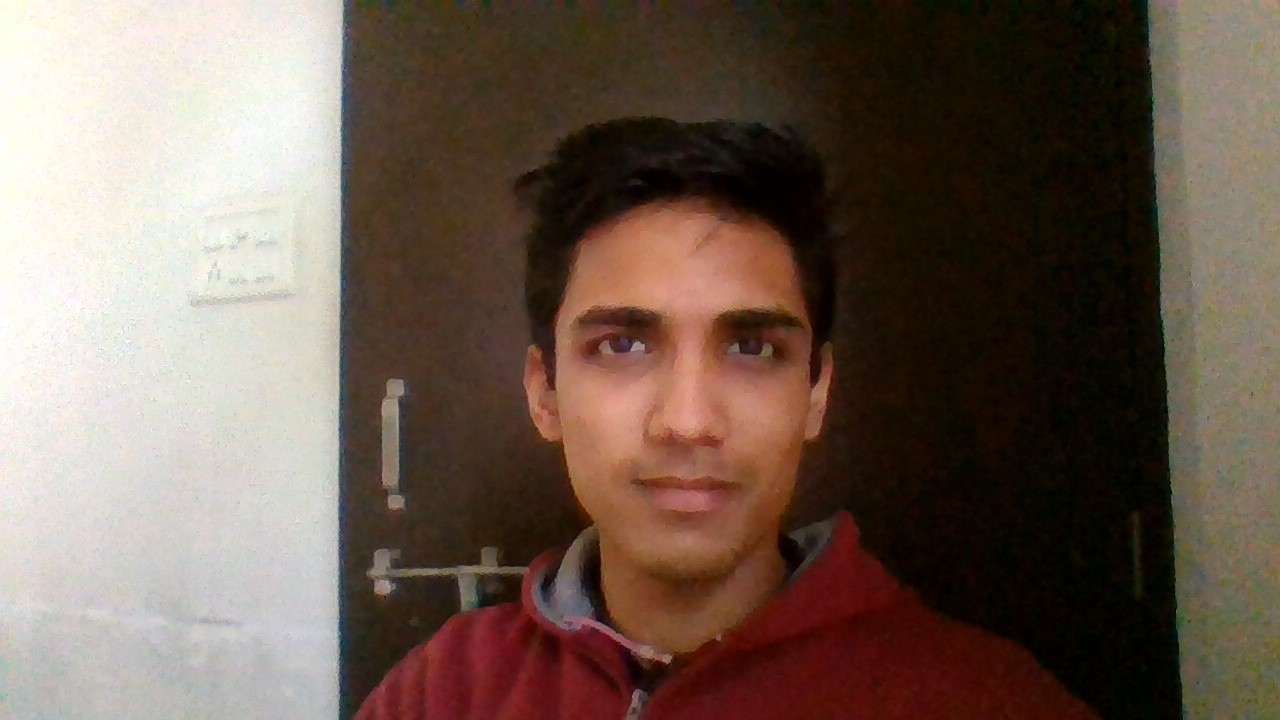
#> input picture image.jpg, 1280 x 720 px
$ python main.py
#> lines starting #> are read from the running program, lines starting #| are printed output that depends on the picture; after the words box and inside, x2 and y2 are one past the last pixel; in counts of white or black regions, pixels touching at a corner belong together
import cv2

eye_cascade = cv2.CascadeClassifier('haarcascade_eye.xml')

face_cascade = cv2.CascadeClassifier('haarcascade_frontalface_default.xml')


img = cv2.imread('image.jpg')
#> img is the input picture: shape (720, 1280, 3); mean B, G, R 82.6, 93.9, 111.3

gray = cv2.cvtColor(img, cv2.COLOR_BGR2GRAY)
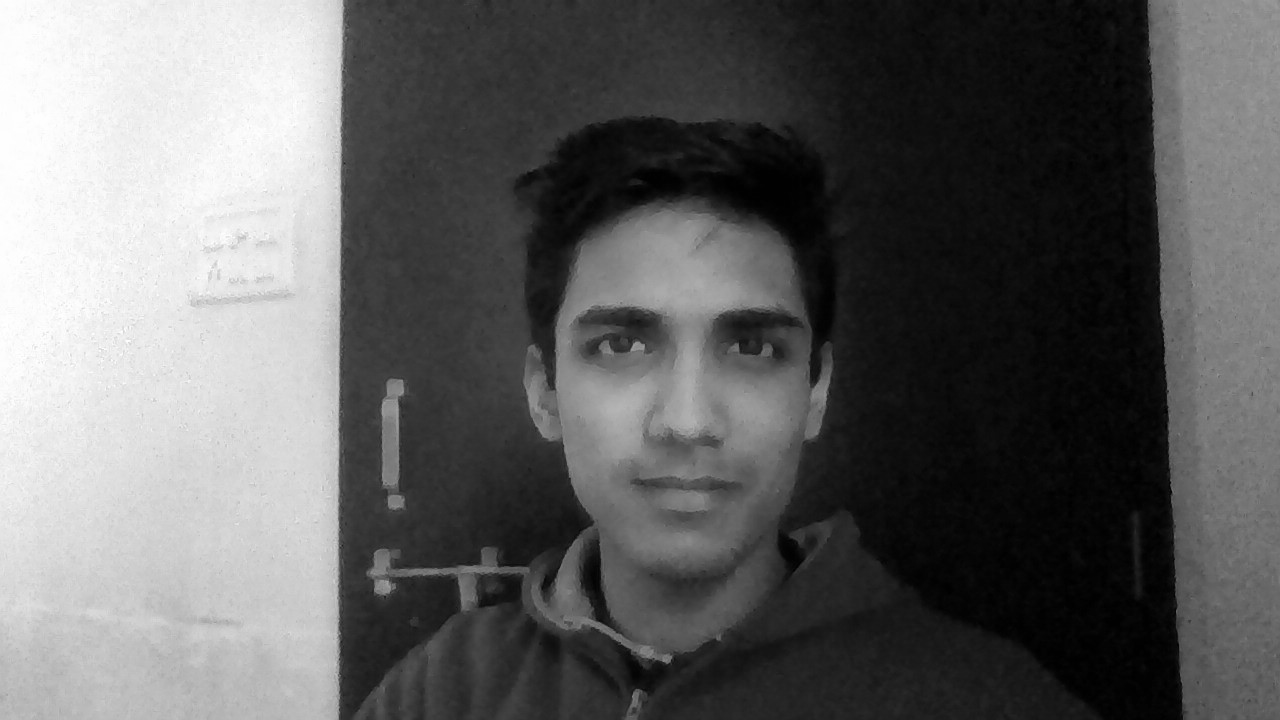
#> gray: shape (720, 1280); min 0, max 255, mean 97.8

faces = face_cascade.detectMultiScale(gray, 1.1, 5)
#> faces = [[515, 217, 347, 347]]


for (x, y, w, h) in faces:
    imgX = cv2.rectangle(img, (x, y), (x+w, y+h), (0, 0, 255), 2)
    roi_gray = gray[y:y+h, x:x+w]
    roi_color = imgX[y:y+h, x:x+w]

    eyes = eye_cascade.detectMultiScale(roi_gray)

    for (ex, ey, ew, eh) in eyes:
        cv2.rectangle(roi_color, (ex, ey), (ex+ew, ey+eh), (255, 0, 0), 2)
#> this loop made 1 pass
#> (x, y, w, h, eyes) on pass 1: (515, 217, 347, 347, [[59, 89, 77, 77], [191, 87, 82, 82]])
#> pass 1, `roi_gray = gray[y:y+h, x:x+w]`:
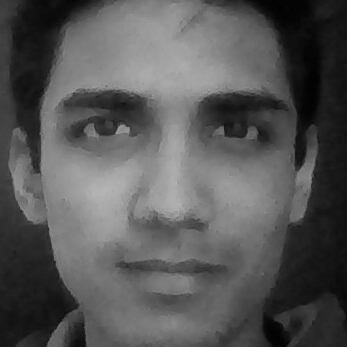
#> roi_gray: shape (347, 347); min 1, max 182, mean 86.6
#> pass 1, `roi_color = imgX[y:y+h, x:x+w]`:
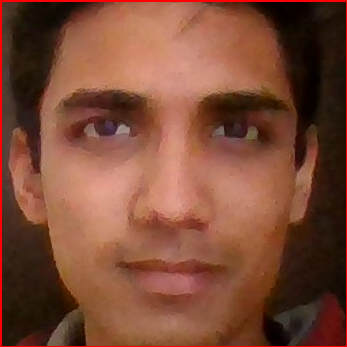
#> roi_color: shape (347, 347, 3); mean B, G, R 54.4, 74.2, 124.9
#> after the loop:
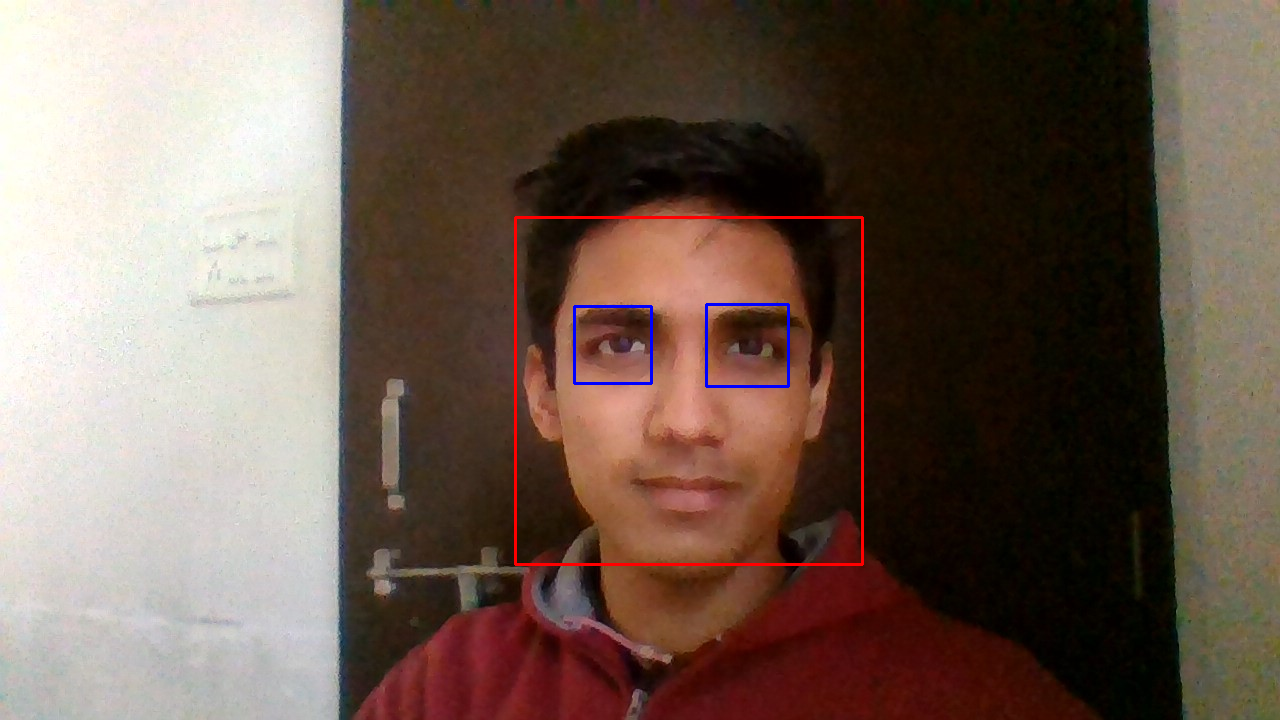
#> img: shape (720, 1280, 3); 0.66% of pixels changed, all inside (x1, y1, x2, y2) = (514, 216, 864, 566)
#> after the loop:
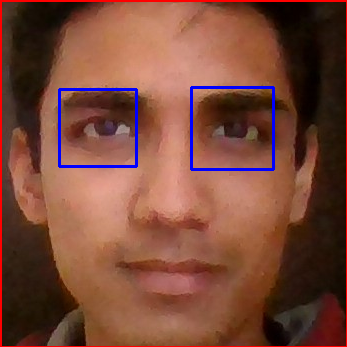
#> roi_color: shape (347, 347, 3); 1.58% of pixels changed, all inside (x1, y1, x2, y2) = (58, 86, 275, 171)


cv2.imshow('img', img)
cv2.waitKey(0)
cv2.destroyAllWindows()
